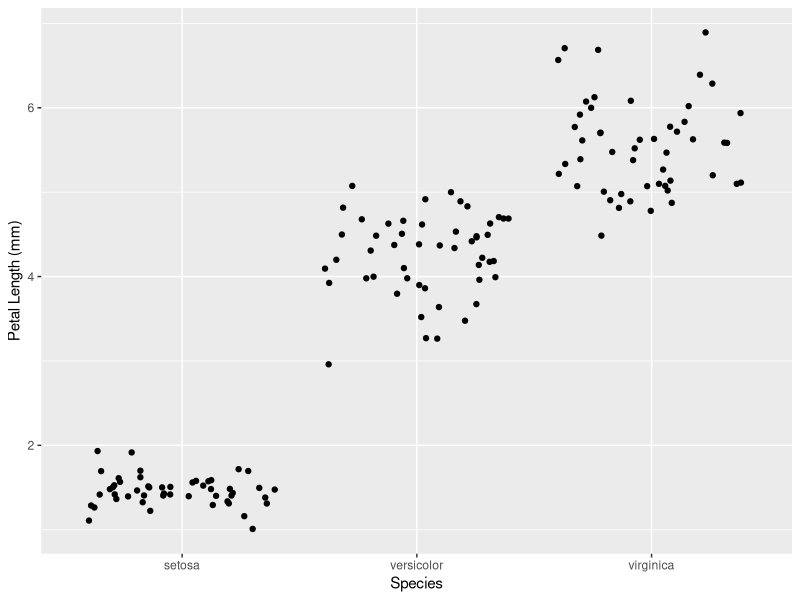
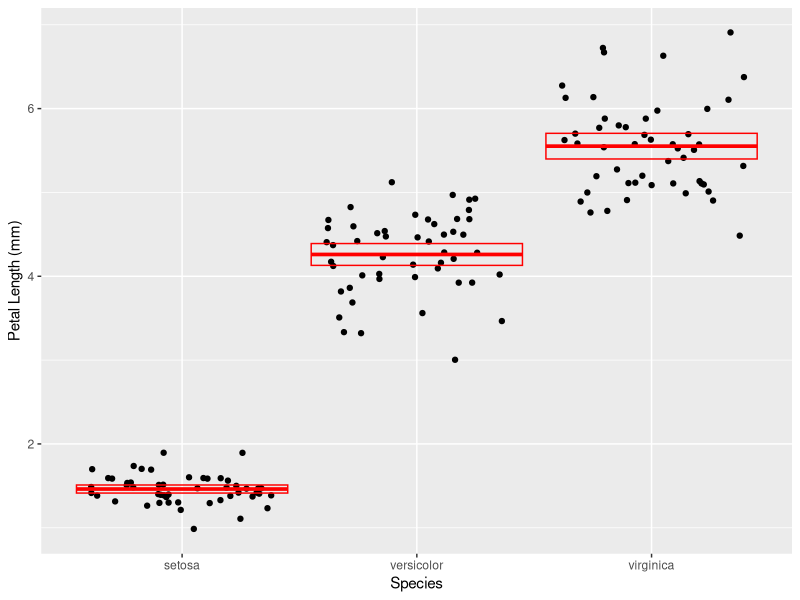
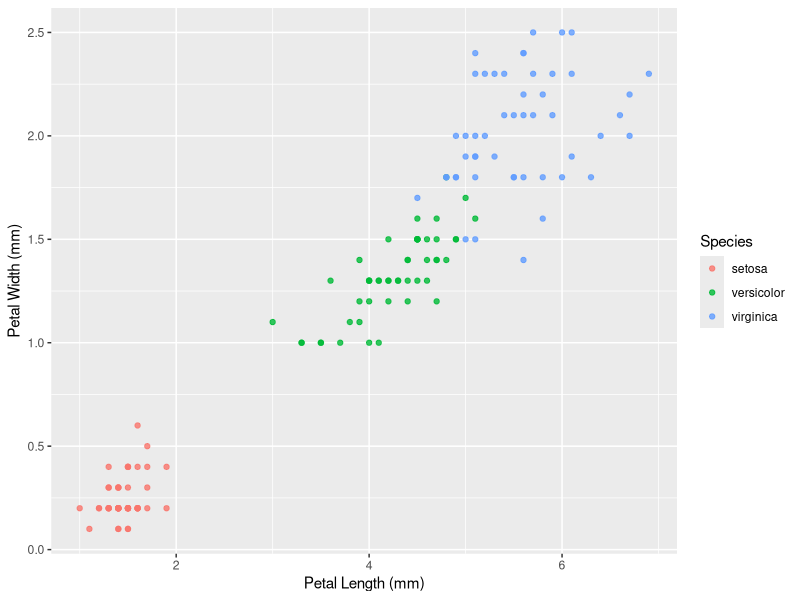
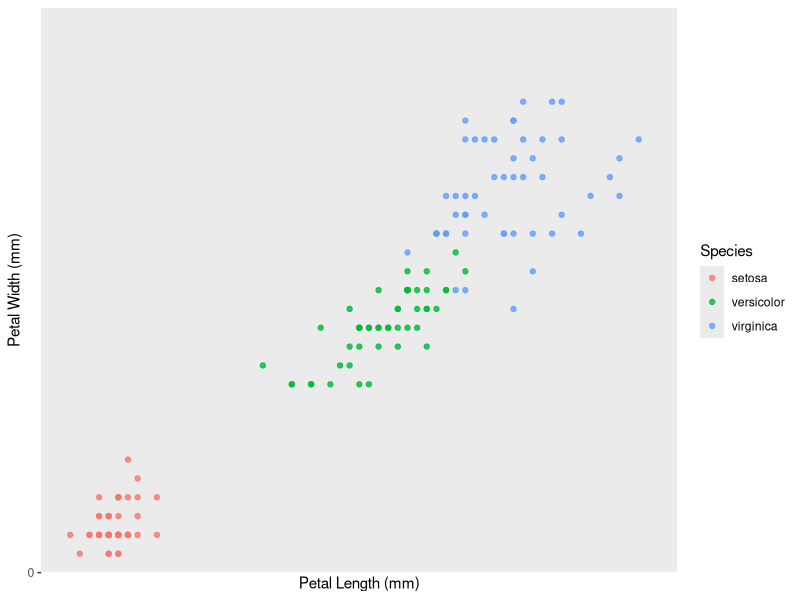

The R script that drew these images, in order:

# Load packages -----------------------------------------------------------

library(tidyverse)

# Print Data --------------------------------------------------------------

iris
iris <- as_tibble(iris)
iris

# Question 1 --------------------------------------------------------------

iris <- rename(iris, sepal_length = Sepal.Length, sepal_width = Sepal.Width, petal_length = Petal.Length, petal_width = Petal.Width, species = Species)
iris

# Question 2 --------------------------------------------------------------

iris2 <- mutate(iris, sepal_length_cm = sepal_length * 10, sepal_width_cm = sepal_width * 10, petal_length_cm = petal_length * 10, petal_width_cm = petal_width * 10)
iris2 <- select(iris2, species, sepal_length_cm, sepal_width_cm, petal_length_cm, petal_width_cm)
iris2

# Question 3 --------------------------------------------------------------

iris3 <- mutate(iris, sepal_area = sepal_length * sepal_width, petal_area = petal_length * petal_width)
iris3 <- select(iris3, sepal_area, petal_area, species)
iris3

# Question 4 --------------------------------------------------------------

summary4 <- summarise(iris, sampl_size = n(), max_value = max(sepal_length), min_value = min(sepal_length), range = max_value - min_value, median = median(sepal_length), q1 = quantile(sepal_length, probs = 0.25), q3 = quantile(sepal_length, probs = 0.75), iqr = q3 - q1)
summary4

# Question 5 --------------------------------------------------------------

iris_grouped <- group_by(iris, species)
summary5 <- summarise(iris_grouped, sampl_size = n(), mean_petal_width = mean(petal_width), sd_petal_width = sd(petal_width), variance = var(petal_width), sem = mean_petal_width / sqrt(sampl_size), ci_lower = mean_petal_width - 2 * sem, ci_upper = mean_petal_width + 2 * sem)
summary5

# Question 6 --------------------------------------------------------------

ggplot(data = iris) +
  geom_jitter(mapping = aes(x = species, y = petal_length))  +
  labs(x = "Species", y = "Petal Length (mm)")

# Question 7 --------------------------------------------------------------

iris_summary <-
  summarize(
    iris_grouped, 
    mean_petal_length = mean(petal_length),
    sem = sd(petal_length) / sqrt(n()),
    upper_limit = mean_petal_length + 1.96 * sem,
    lower_limit = mean_petal_length - 1.96 * sem
  )
ggplot(data = iris) +
  geom_jitter(mapping = aes(x = species, y = petal_length)) +
  geom_crossbar(
    data = iris_summary, 
    mapping = aes(x = species, y = mean_petal_length, ymax = upper_limit, ymin = lower_limit),
    color = "red") +
    labs(x = "Species", y = "Petal Length (mm)")

# Question 8 --------------------------------------------------------------

ggplot(data = iris) +
  geom_point(mapping = aes(x = petal_length, y = petal_width, color = species), alpha = 0.8) + labs(x = "Petal Length (mm)", y = "Petal Width (mm)", color = "Species") 

ggplot(data = iris) +
  geom_point(mapping = aes(x = petal_length, y = petal_width, color = species), alpha = 0.8) + labs(x = "Petal Length (mm)", y = "Petal Width (mm)", color = "Species") +
  scale_y_continuous(breaks = seq(0, 0.5, 3), limits = c(0, 3),
                     expand = expansion(mult=0)) +
  scale_x_continuous(breaks = seq(0, 1, 7), limits = c(1, 7))
